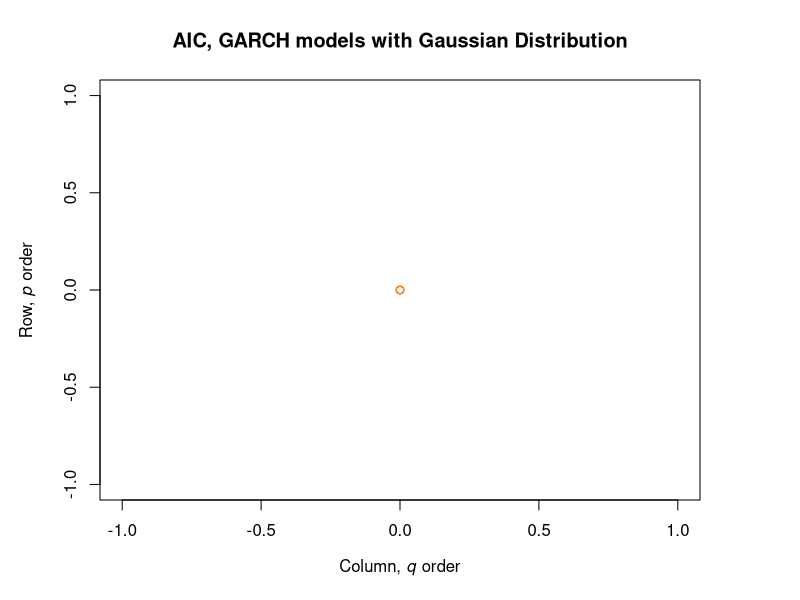

Recreate this plot in R. (Note: this script raises an error after producing the figure.)
# Determining sGARCH for normal distribution using AIC
aic_garch_norm = matrix(0,5,5)
for (i in 1:5) {
  for (j in 1:5) {
    tryCatch({
      garch_spec = ugarchspec(variance.model = list(garchOrder=c(i,j), 
                                                    model = "sGARCH"), 
                              mean.model = list(armaOrder=c(0,0),
                                                include.mean = TRUE),
                              distribution.model = "norm")
      garch_fit = ugarchfit(spec=garch_spec, data=returns, 
                            solver = "gosolnp",
                            solver.control=list(trace = 1))
      aic_garch_norm[i,j] = infocriteria(garch_fit)[1]
    }, error=function(e){cat("ERROR :",conditionMessage(e), "\n")})
  }
}

aic_garch_norm
which(min(aic_garch_norm) == aic_garch_norm)

par(mar=c(5, 5, 4, 5))
plot(aic_garch_norm, col=heat.colors(n = 10, alpha = 0.9), digits = 4,
     main = "AIC, GARCH models with Gaussian Distribution",
     xlab = expression(paste("Column, ", italic("q"), " order")), 
     ylab = expression(paste("Row, ", italic("p"), " order")))
dev.off

# Model specification
garch22spec_norm = ugarchspec(mean.model = list(armaOrder = c(0,0), 
                                                include.mean = TRUE), 
                              variance.model = list(garchOrder = c(2,2), 
                                                    model = "sGARCH"),
                              distribution.model = "norm")
garch22fit_norm = ugarchfit(data = returns, spec = garch22spec_norm, solver = "gosolnp",
                            solver.control=list(trace = 1))
garch22fit_norm

# Model validation
par(mfrow=c(1,2))
acf(garch22fit_norm@fit$z, main = "ACF of the standardized residuals") # acf of the standardized residuals
acf(garch22fit_norm@fit$z^2, main = "ACF of the squared standardized residuals") # acf of (standardized residuals)^2 
par(mfrow=c(1,2))
plot(garch22fit_norm, which = 9) # QQ plot of the standardized residuals
plot(garch22fit_norm, which = 8)


#-------------------------------------------------------------------------------

# Determining sGARCH for sstd distribution using AIC
aic_garch_sstd = matrix(0,5,5)
for (i in 1:5) {
  for (j in 1:5) {
    tryCatch({
      garch_spec = ugarchspec(variance.model = list(garchOrder=c(i,j), 
                                                    model = "sGARCH"), 
                              mean.model = list(armaOrder=c(0,0),
                                                include.mean = FALSE),
                              distribution.model = "sstd")
      garch_fit = ugarchfit(spec=garch_spec, data=returns, 
                            solver = "gosolnp",
                            solver.control=list(trace = 1))
      aic_garch_sstd[i,j] = infocriteria(garch_fit)[1]
    }, error=function(e){cat("ERROR :",conditionMessage(e), "\n")})
  }
}

aic_garch_sstd
which(min(aic_garch_sstd) == aic_garch_sstd)

par(mar=c(5, 5, 4, 5))
plot(aic_garch_sstd, col=heat.colors(n = 10, alpha = 0.9), digits = 4,
     main = "AIC, GARCH models with skewed student's t-distribution",
     xlab = expression(paste("Column, ", italic("q"), " order")), 
     ylab = expression(paste("Row, ", italic("p"), " order")))
dev.off


# Model specification
garch22spec_sstd = ugarchspec(mean.model = list(armaOrder = c(0,0), 
                                                include.mean = TRUE), 
                              variance.model = list(garchOrder = c(2,2), 
                                                    model = "sGARCH"),
                              distribution.model = "sstd")
garch22fit_sstd = ugarchfit(data = returns, spec = garch22spec_sstd, solver = "gosolnp",
                            solver.control=list(trace = 1))
garch22fit_sstd

# Model validation
par(mfrow = c(1,2))
acf(garch22fit_sstd@fit$z, main = "ACF of the standardized residuals") # acf of the standardized residuals
acf(garch22fit_sstd@fit$z^2, main = "ACF of the squared standardized residuals") # acf of (standardized residuals)^2 
par(mfrow = c(1,2))
plot(garch22fit_sstd, which = 9) # QQ plot of the standardized residuals
plot(garch22fit_sstd, which = 8)
#-------------------------------------------------------------------------------

# Determining sGARCH for ged distribution using AIC
aic_garch_ged = matrix(0,5,5)
for (i in 1:5) {
  for (j in 1:5) {
    tryCatch({
      garch_spec = ugarchspec(variance.model = list(garchOrder=c(i,j), 
                                                    model = "sGARCH"), 
                              mean.model = list(armaOrder=c(0,0),
                                                include.mean = FALSE),
                              distribution.model = "ged")
      garch_fit = ugarchfit(spec=garch_spec, data=returns, 
                            solver = "gosolnp",
                            solver.control=list(trace = 1))
      aic_garch_ged[i,j] = infocriteria(garch_fit)[1]
    }, error=function(e){cat("ERROR :",conditionMessage(e), "\n")})
  }
}

aic_garch_ged
which(min(aic_garch_ged) == aic_garch_ged)

par(mar=c(5, 5, 4, 5))
plot(aic_garch_ged, col=heat.colors(n = 10, alpha = 0.9), digits = 4,
     main = "AIC, GARCH models with skewed student's t-distribution",
     xlab = expression(paste("Column, ", italic("q"), " order")), 
     ylab = expression(paste("Row, ", italic("p"), " order")))
dev.off


# Model specification
garch22spec_ged = ugarchspec(mean.model = list(armaOrder = c(0,0), 
                                               include.mean = TRUE), 
                             variance.model = list(garchOrder = c(2,2), 
                                                   model = "sGARCH"),
                             distribution.model = "ged")
garch22fit_ged = ugarchfit(data = returns, spec = garch22spec_ged, solver = "gosolnp",
                           solver.control=list(trace = 1))
garch22fit_ged

# Model validation
par(mfrow = c(1,2))
acf(garch22fit_ged@fit$z, main = "ACF of the standardized residuals") # acf of the standardized residuals
acf(garch22fit_ged@fit$z^2,  main = "ACF of the squared standardized residuals") # acf of (standardized residuals)^2 
par(mfrow = c(1,2))
plot(garch22fit_ged, which = 9) # QQ plot of the standardized residuals
plot(garch22fit_ged, which = 8)

# --------------------------------------------------------------------------
# Leverage effect
ccf_norm = ccf(garch22fit_norm@fit$sigma, as.ts(returns))
ccf_sstd = ccf(garch22fit_sstd@fit$sigma, as.ts(returns))
ccf_ged = ccf(garch22fit_ged@fit$sigma, as.ts(returns))

layout(matrix(c(0,1,1,0,2,2,3,3), 2, 4, byrow = TRUE))
plot(ccf_norm[ccf_norm$lag[36:71],], main = expression(paste(hat(rho)(sigma[t], epsilon[t-h]), " where " , eta[t], " is standard normal")), las =1)
plot(ccf_sstd[ccf_sstd$lag[36:71],], main = expression(paste(hat(rho)(sigma[t], epsilon[t-h]), " where " , eta[t], " is SSTD")), las =1)
plot(ccf_ged[ccf_ged$lag[36:71],], main = expression(paste(hat(rho)(sigma[t], epsilon[t-h]), " where " , eta[t], " is GED")), las =1)


# Simulations
# SSTD
sim = ugarchsim(fit = garch22fit_sstd, n.sim = length(returns), n.start = 0, m.sim = 1000, rseed = NA)
kurt = kurtosis(sim@simulation$seriesSim)
mean(t(kurt))

# Normal
sim = ugarchsim(fit = garch22fit_norm, n.sim = length(returns), n.start = 0, m.sim = 1000, rseed = NA)
kurt = kurtosis(sim@simulation$seriesSim)
mean(t(kurt))

# GED
sim = ugarchsim(fit = garch22fit_ged, n.sim = length(returns), n.start = 0, m.sim = 1000, rseed = NA)
kurt = kurtosis(sim@simulation$seriesSim)
mean(t(kurt))

